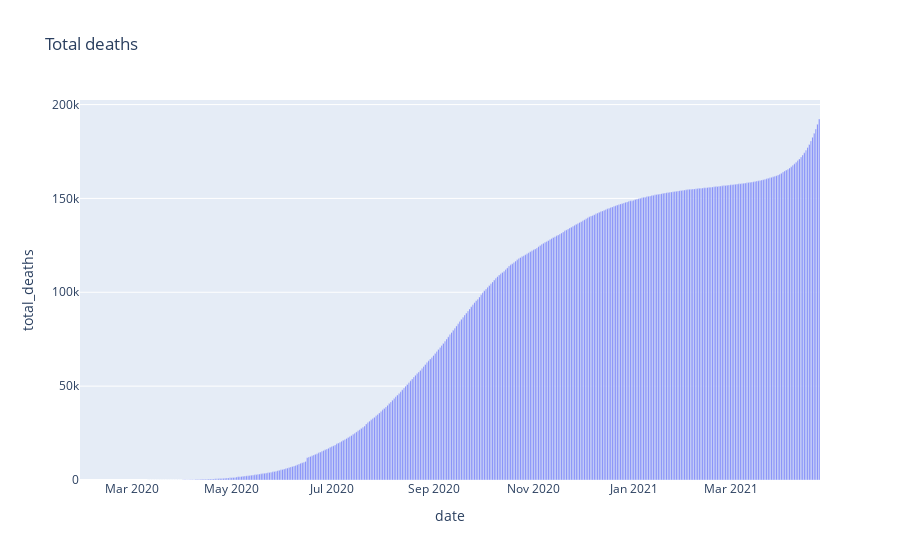

Here is the notebook cell this chart was saved with:
### Code cell
fig = px.bar(india_cases , x='date', y='total_deaths',title ='Total deaths')
fig.show()

### Figure 1 — Plotly figure (JSON) as saved in the notebook; plotly's stock layout.template omitted (floating-point values rounded to 4 significant figures; data arrays with more than 128 entries replaced by an {"elided": "..."} marker saying what was removed)
{"data": [{"alignmentgroup": "True", "hovertemplate": "date=%{x}<br>total_deaths=%{y}<extra></extra>", "legendgroup": "", "marker": {"color": "#636efa"}, "name": "", "offsetgroup": "", "orientation": "v", "showlegend": false, "textposition": "auto", "type": "bar", "x": {"elided": "451 str values"}, "xaxis": "x", "y": {"elided": "451 int values"}, "yaxis": "y"}], "layout": {"barmode": "relative", "legend": {"tracegroupgap": 0}, "title": {"text": "Total deaths"}, "xaxis": {"anchor": "y", "domain": [0, 1], "title": {"text": "date"}}, "yaxis": {"anchor": "x", "domain": [0, 1], "title": {"text": "total_deaths"}}}}
